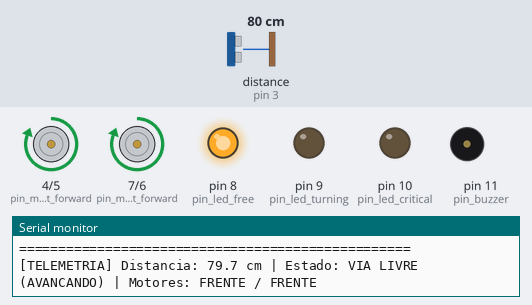
This program was run on a simulated Arduino Uno, built with avr-gcc and run on an emulated ATmega328P. On the bench: motor-driver pin pairs drawn as motors (green arrow = first pin HIGH = forward, orange = second pin HIGH = backward, longer = more drive), output pins drawn as LEDs (lit = HIGH), buzzer (waves = sounding), the last lines printed to the serial monitor. Wiring (inferred from the names in the program): ultrasonic range finder: trigger pin 2; echo pin 3. Inputs (shaded band) come from the test bench; at power-on: distance to the obstacle (sensor on pin 3) 80 cm. The echo pulse lasts 58.3 µs per cm; pins used as bus, display or sensor lines are not drawn.

Above: at 1.3 s.
1.4 s: distance to the obstacle (sensor on pin 3) set to 2 cm
At 2.6 s:
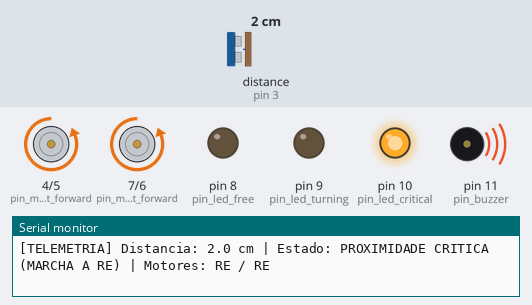
2.9 s: distance to the obstacle (sensor on pin 3) set to 18 cm
At 4.0 s:
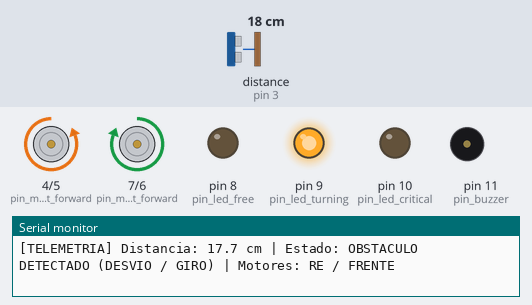
4.4 s: distance to the obstacle (sensor on pin 3) set to 4 cm
At 5.1 s:
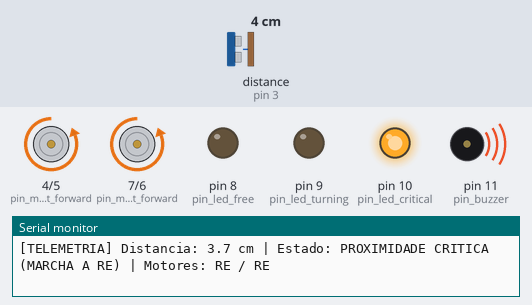
5.9 s: distance to the obstacle (sensor on pin 3) set to 35 cm
At 6.4 s:
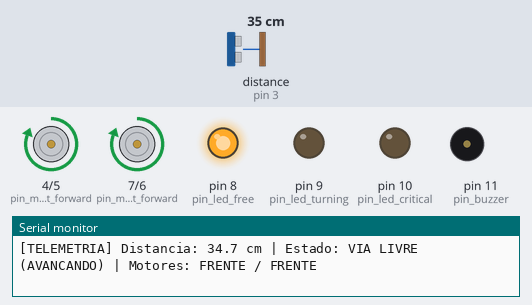
Timing chart, 0 to 8.4 s (numbered marks = the images above; inputs shaded):
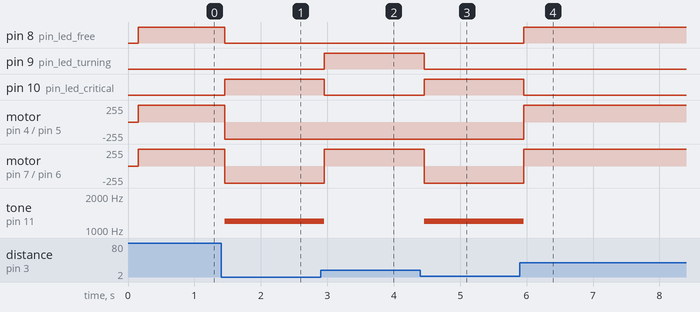

Measured:
- after the input at 1.4 s, pin 8 (pin_led_free): HIGH → LOW after 0.05 s; pin 10 (pin_led_critical): LOW → HIGH after 0.05 s
- after the input at 2.9 s, pin 9 (pin_led_turning): LOW → HIGH after 0.06 s; pin 10 (pin_led_critical): HIGH → LOW after 0.06 s; motor on pin 7 (pin_motor_right_forward) / pin 6 (pin_motor_right_backward): backward 255/255 → forward 255/255 after 0.06 s; tone on pin 11 (pin_buzzer): 1200 Hz → silent after 0.06 s
- after the input at 4.4 s, pin 9 (pin_led_turning): HIGH → LOW after 0.06 s; pin 10 (pin_led_critical): LOW → HIGH after 0.06 s; motor on pin 7 (pin_motor_right_forward) / pin 6 (pin_motor_right_backward): forward 255/255 → backward 255/255 after 0.06 s; tone on pin 11 (pin_buzzer): silent → 1200 Hz after 0.06 s
- after the input at 5.9 s, pin 8 (pin_led_free): LOW → HIGH after 0.06 s; pin 10 (pin_led_critical): HIGH → LOW after 0.06 s

The program:

main.cpp
```cpp
/*
 * Carro Robótico Autônomo com Arduino Uno
 *
 * Descrição do Projeto:
 * Firmware para navegação autônoma e desvio de obstáculos utilizando sensor de distância ultrassônico.
 * O sistema avalia continuamente a distância frontal em tempo real por tempo de voo acústico,
 * controla a tração diferencial de dois motores CC acionados por circuito integrado Ponte H (L293D)
 * e gerencia sinalizações visuais (LEDs) e sonora (buzzer) conforme a faixa de proximidade detectada,
 * transmitindo dados de telemetria periodicamente via porta serial.
 *
 * Regras de Negócio e Comportamento Operacional:
 * 1. Detecção de Distância (Sensor Ultrassônico HC-SR04):
 *    - Disparo de pulso de excitação de 10 microssegundos no pino D2 (Trigger).
 *    - Mensuração do tempo de voo do eco acústico no pino D3 (Echo) com timeout de 25000 microssegundos.
 *    - Conversão da duração do eco em distância linear (cm) considerando a velocidade do som no ar (343 m/s).
 * 2. Controle de Navegação e Tração Diferencial (Ponte H L293D nos pinos D4 a D7):
 *    - Distância >= 30.0 cm (Via Livre): Deslocamento retilíneo contínuo para frente.
 *    - 15.0 cm <= Distância < 30.0 cm (Desvio de Obstáculo): Manobra evasiva com giro diferencial sobre o eixo.
 *    - Distância < 15.0 cm (Proximidade Crítica): Frenagem de emergência e marcha a ré de segurança.
 * 3. Sinalização Visual (LEDs) e Sonora (Buzzer):
 *    - LED Verde (D8): Via livre desobstruída (carro em avanço).
 *    - LED Amarelo (D9): Execução de manobra de desvio.
 *    - LED Vermelho (D10): Obstáculo crítico / marcha a ré de segurança.
 *    - Buzzer (D11): Alarme sonoro pulsado/contínuo ativo durante proximidade crítica.
 */

#include <Arduino.h>

namespace {
// Mapeamento de pinos do hardware
constexpr uint8_t pin_ultrasonic_trigger = 2;    // Disparo do sensor ultrassônico (Trigger)
constexpr uint8_t pin_ultrasonic_echo = 3;       // Entrada digital: eco do sensor ultrassônico (Echo)
constexpr uint8_t pin_motor_left_forward = 4;    // Motor esquerdo para frente (L293D IN1)
constexpr uint8_t pin_motor_left_backward = 5;   // Motor esquerdo para trás (L293D IN2)
constexpr uint8_t pin_motor_right_backward = 6;  // Motor direito para trás (L293D IN3 - compensação do chassi)
constexpr uint8_t pin_motor_right_forward = 7;   // motor direito para frente (L293D IN4 - compensação do chassi)
constexpr uint8_t pin_led_free = 8;              // LED verde (via livre / avanço)
constexpr uint8_t pin_led_turning = 9;           // LED amarelo (manobra de desvio)
constexpr uint8_t pin_led_critical = 10;         // LED vermelho (obstáculo crítico / ré)
constexpr uint8_t pin_buzzer = 11;               // Buzzer piezoelétrico de alerta

// Parâmetros físicos de propagação acústica e limites do sensor HC-SR04
constexpr unsigned long ultrasonic_timeout_us = 25000;  // Timeout de 25 ms (~4.2 metros máximo)
constexpr float speed_of_sound_cm_per_us = 0.0343F;     // Velocidade do som no ar: 343 m/s = 0.0343 cm/us
constexpr float min_valid_distance_cm = 2.0F;           // Limite físico inferior de mensuração do sensor
constexpr float max_valid_distance_cm = 400.0F;         // Limite físico superior de mensuração do sensor

// Limiares operacionais de navegação e margem de segurança (cm)
constexpr float distance_safe_threshold_cm = 30.0F;      // Acima ou igual: pista livre para progressão
constexpr float distance_critical_threshold_cm = 15.0F;  // Abaixo: risco iminente de colisão, exige ré

// Parâmetros de temporização, frequência acústica e comunicação serial
constexpr unsigned long serial_baud_rate = 9600;          // Taxa de transmissão da porta serial (9600 bps)
constexpr unsigned long telemetry_interval_ms = 1000;     // Intervalo de telemetria serial (1 segundo)
constexpr unsigned long sampling_interval_ms = 100;       // Intervalo de leitura periódica do sensor (100 ms)
constexpr unsigned int buzzer_alarm_frequency_hz = 1200;  // Frequência acústica do alarme (1200 Hz)
constexpr uint8_t telemetry_decimals = 1;                 // Precisão decimal da telemetria de distância

// Estados operacionais da máquina de navegação autônoma
enum class NavigationState : uint8_t {
  Free,      // Pista desobstruída: deslocamento retilíneo para frente
  Turn,      // Obstáculo detectado: manobra evasiva de giro sobre o eixo
  Critical,  // Proximidade crítica: parada e marcha a ré de segurança
};

// Variáveis de estado global do sistema
auto current_state = NavigationState::Free;
float current_distance_cm = max_valid_distance_cm;
unsigned long last_telemetry_ms = 0;
unsigned long last_sampling_ms = 0;

// Emite o pulso no pino Trigger, afere o tempo de voo no pino Echo e calcula a distância linear
float read_ultrasonic_distance_cm() {
  digitalWrite(pin_ultrasonic_trigger, LOW);
  delayMicroseconds(2);
  digitalWrite(pin_ultrasonic_trigger, HIGH);
  delayMicroseconds(10);
  digitalWrite(pin_ultrasonic_trigger, LOW);

  const unsigned long echo_duration_us = pulseIn(pin_ultrasonic_echo, HIGH, ultrasonic_timeout_us);

  // Tratamento de perda de eco / fora de alcance físico
  if (echo_duration_us == 0) {
    return max_valid_distance_cm;
  }

  // Cálculo com base no tempo de ida e volta do pulso de som: Distância = (Tempo * v) / 2
  const float calculated_distance = static_cast<float>(echo_duration_us) * speed_of_sound_cm_per_us / 2.0F;

  if (calculated_distance > max_valid_distance_cm) {
    return max_valid_distance_cm;
  }
  if (calculated_distance < min_valid_distance_cm) {
    return min_valid_distance_cm;
  }
  return calculated_distance;
}

// Avalia se o trajeto à frente está desobstruído para progressão retilínea
bool is_path_clear(const float distance_cm) { return distance_cm >= distance_safe_threshold_cm; }

// Avalia se a proximidade do obstáculo demanda parada emergencial e manobra de ré
bool is_obstacle_critical(const float distance_cm) { return distance_cm < distance_critical_threshold_cm; }

// Determina o estado operacional da máquina de estados com base na distância linear medida
NavigationState determine_navigation_state(const float distance_cm) {
  if (is_obstacle_critical(distance_cm)) {
    return NavigationState::Critical;
  }
  if (is_path_clear(distance_cm)) {
    return NavigationState::Free;
  }
  return NavigationState::Turn;
}

// Desativa todos os canais de excitação da ponte H L293D
void stop_drive_motors() {
  digitalWrite(pin_motor_left_forward, LOW);
  digitalWrite(pin_motor_left_backward, LOW);
  digitalWrite(pin_motor_right_forward, LOW);
  digitalWrite(pin_motor_right_backward, LOW);
}

// Aplica os níveis lógicos da ponte H para acionamento diferencial dos motores
void control_drive_motors(const NavigationState state) {
  switch (state) {
    case NavigationState::Free:
      // Avanço em linha reta: ambos os motores tracionam para frente
      digitalWrite(pin_motor_left_forward, HIGH);
      digitalWrite(pin_motor_left_backward, LOW);
      digitalWrite(pin_motor_right_forward, HIGH);
      digitalWrite(pin_motor_right_backward, LOW);
      break;

    case NavigationState::Turn:
      // Manobra evasiva: giro diferencial sobre o eixo (esquerda reverte, direita avança)
      digitalWrite(pin_motor_left_forward, LOW);
      digitalWrite(pin_motor_left_backward, HIGH);
      digitalWrite(pin_motor_right_forward, HIGH);
      digitalWrite(pin_motor_right_backward, LOW);
      break;

    case NavigationState::Critical:
      // Marcha a ré de segurança: ambos os motores tracionam em sentido reverso
      digitalWrite(pin_motor_left_forward, LOW);
      digitalWrite(pin_motor_left_backward, HIGH);
      digitalWrite(pin_motor_right_forward, LOW);
      digitalWrite(pin_motor_right_backward, HIGH);
      break;
  }
}

// Atualização das saídas digitais dos LEDs de sinalização visual
void update_visual_signaling(const NavigationState state) {
  switch (state) {
    case NavigationState::Free:
      digitalWrite(pin_led_free, HIGH);
      digitalWrite(pin_led_turning, LOW);
      digitalWrite(pin_led_critical, LOW);
      break;

    case NavigationState::Turn:
      digitalWrite(pin_led_free, LOW);
      digitalWrite(pin_led_turning, HIGH);
      digitalWrite(pin_led_critical, LOW);
      break;

    case NavigationState::Critical:
      digitalWrite(pin_led_free, LOW);
      digitalWrite(pin_led_turning, LOW);
      digitalWrite(pin_led_critical, HIGH);
      break;
  }
}

// Acionamento do buzzer piezoelétrico para emissão de alerta sonoro
void control_acoustic_alarm(const bool activate) {
  if (activate) {
    tone(pin_buzzer, buzzer_alarm_frequency_hz);
    return;
  }
  noTone(pin_buzzer);
}

// Retorna a descrição textual do estado de navegação para a telemetria serial
const __FlashStringHelper* get_navigation_state_label(const NavigationState state) {
  switch (state) {
    case NavigationState::Free:
      return F("VIA LIVRE (AVANCANDO)");
    case NavigationState::Turn:
      return F("OBSTACULO DETECTADO (DESVIO / GIRO)");
    case NavigationState::Critical:
      return F("PROXIMIDADE CRITICA (MARCHA A RE)");
  }
  return F("INDEFINIDO");
}

// Retorna a descrição textual do acionamento dos motores para a telemetria serial
const __FlashStringHelper* get_motor_action_label(const NavigationState state) {
  switch (state) {
    case NavigationState::Free:
      return F("FRENTE / FRENTE");
    case NavigationState::Turn:
      return F("RE / FRENTE");
    case NavigationState::Critical:
      return F("RE / RE");
  }
  return F("PARADO");
}

// Transmissão periódica das informações do veículo pela porta serial
void transmit_telemetry(const float distance_cm, const NavigationState state) {
  Serial.print(F("[TELEMETRIA] Distancia: "));
  Serial.print(distance_cm, telemetry_decimals);
  Serial.print(F(" cm | Estado: "));
  Serial.print(get_navigation_state_label(state));
  Serial.print(F(" | Motores: "));
  Serial.println(get_motor_action_label(state));
}
}  // namespace

void setup() {
  Serial.begin(serial_baud_rate);
  Serial.println(F("=================================================="));
  Serial.println(F(" CARRO ROBOTICO AUTONOMO - ARDUINO UNO            "));
  Serial.println(F(" Status: Inicializado com Sucesso                 "));
  Serial.println(F("=================================================="));

  pinMode(pin_ultrasonic_trigger, OUTPUT);
  pinMode(pin_ultrasonic_echo, INPUT);

  pinMode(pin_motor_left_forward, OUTPUT);
  pinMode(pin_motor_left_backward, OUTPUT);
  pinMode(pin_motor_right_forward, OUTPUT);
  pinMode(pin_motor_right_backward, OUTPUT);

  pinMode(pin_led_free, OUTPUT);
  pinMode(pin_led_turning, OUTPUT);
  pinMode(pin_led_critical, OUTPUT);
  pinMode(pin_buzzer, OUTPUT);

  // Inicialização dos atuadores em condição segura
  stop_drive_motors();
  control_acoustic_alarm(false);

  // Amostragem inicial e partida determinística
  current_distance_cm = read_ultrasonic_distance_cm();
  current_state = determine_navigation_state(current_distance_cm);

  control_drive_motors(current_state);
  update_visual_signaling(current_state);
  control_acoustic_alarm(current_state == NavigationState::Critical);
}

void loop() {
  const unsigned long current_ms = millis();

  // Amostragem periódica do sensor ultrassônico a cada 100 ms
  if (current_ms - last_sampling_ms >= sampling_interval_ms) {
    last_sampling_ms = current_ms;

    current_distance_cm = read_ultrasonic_distance_cm();
    current_state = determine_navigation_state(current_distance_cm);

    // Atualização imediata dos motores, LEDs e alarme sonoro
    control_drive_motors(current_state);
    update_visual_signaling(current_state);
    control_acoustic_alarm(current_state == NavigationState::Critical);
  }

  // Transmissão periódica da telemetria serial a cada 1 segundo (1000 ms)
  if (current_ms - last_telemetry_ms >= telemetry_interval_ms) {
    last_telemetry_ms = current_ms;
    transmit_telemetry(current_distance_cm, current_state);
  }
}
```
